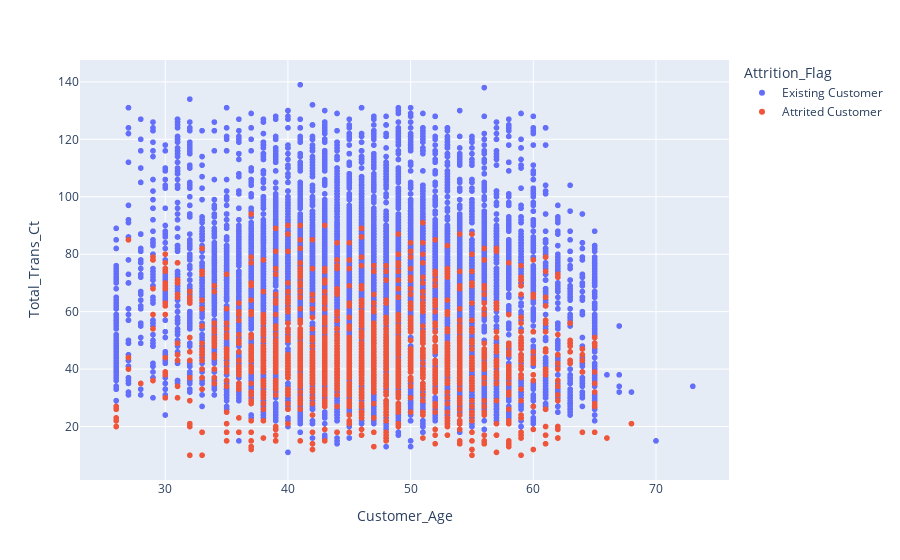
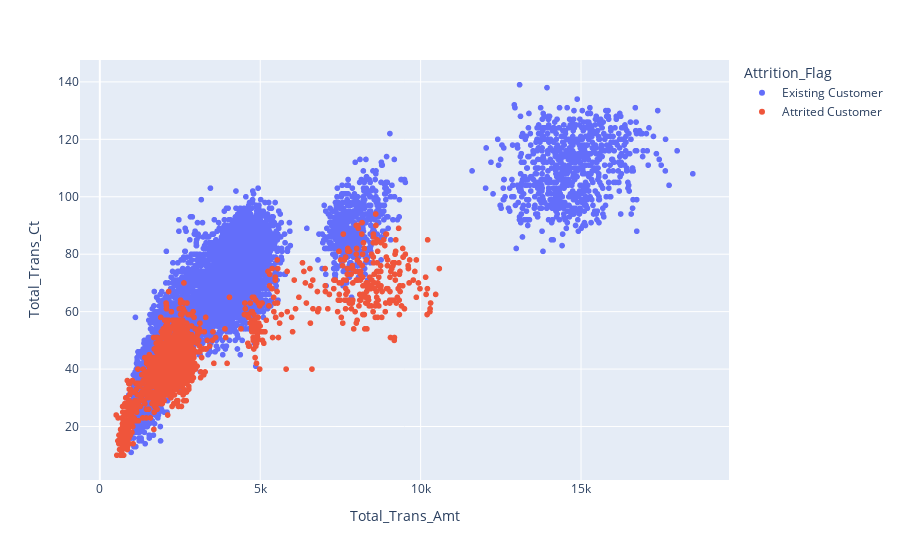
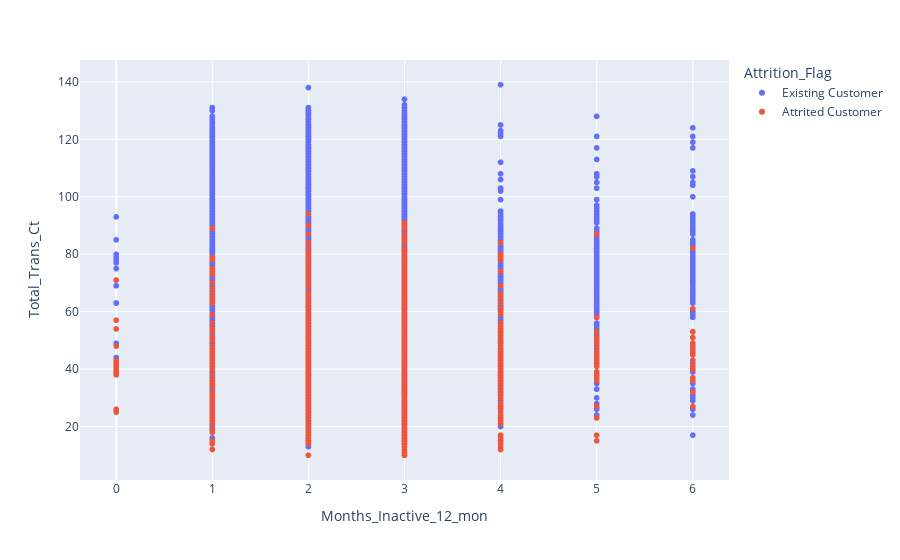
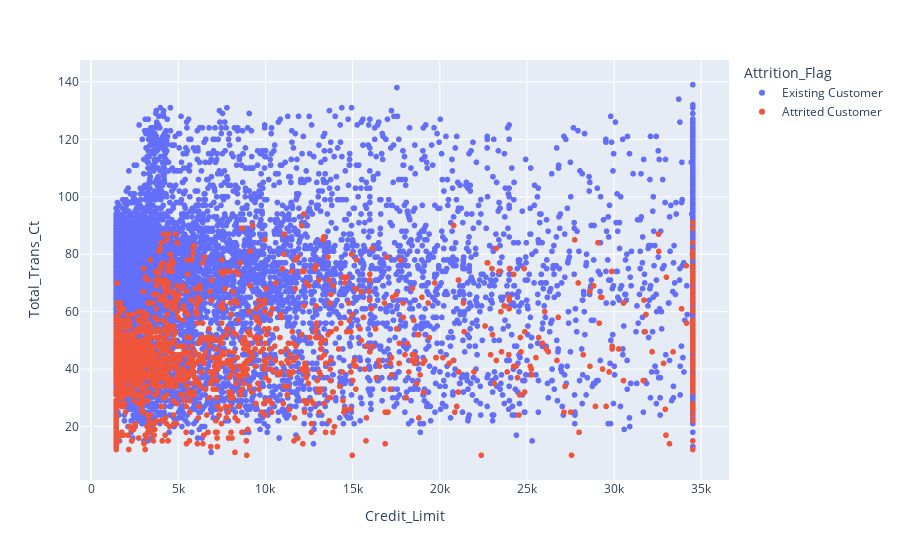

These figures' notebook cell, in order:
### Code cell
# using plotly express for interactive plots
for col in ["Customer_Age", "Total_Trans_Amt", "Months_Inactive_12_mon", "Credit_Limit"]:
    fig = px.scatter(df_frequency,
                     x=col,
                     y="Total_Trans_Ct",
                     color="Attrition_Flag")
    fig.show()

### Figure 1 — Plotly figure (JSON) as saved in the notebook; plotly's stock layout.template omitted (floating-point values rounded to 4 significant figures; data arrays with more than 128 entries replaced by an {"elided": "..."} marker saying what was removed)
{"data": [{"hovertemplate": "Attrition_Flag=Existing Customer<br>Customer_Age=%{x}<br>Total_Trans_Ct=%{y}<extra></extra>", "legendgroup": "Existing Customer", "marker": {"color": "#636efa", "symbol": "circle"}, "mode": "markers", "name": "Existing Customer", "showlegend": true, "type": "scattergl", "x": {"elided": "8500 int values"}, "xaxis": "x", "y": {"elided": "8500 int values"}, "yaxis": "y"}, {"hovertemplate": "Attrition_Flag=Attrited Customer<br>Customer_Age=%{x}<br>Total_Trans_Ct=%{y}<extra></extra>", "legendgroup": "Attrited Customer", "marker": {"color": "#EF553B", "symbol": "circle"}, "mode": "markers", "name": "Attrited Customer", "showlegend": true, "type": "scattergl", "x": {"elided": "1627 int values"}, "xaxis": "x", "y": {"elided": "1627 int values"}, "yaxis": "y"}], "layout": {"legend": {"title": {"text": "Attrition_Flag"}, "tracegroupgap": 0}, "margin": {"t": 60}, "xaxis": {"anchor": "y", "domain": [0, 1], "title": {"text": "Customer_Age"}}, "yaxis": {"anchor": "x", "domain": [0, 1], "title": {"text": "Total_Trans_Ct"}}}}

### Figure 2 — Plotly figure (JSON) as saved in the notebook; plotly's stock layout.template omitted (floating-point values rounded to 4 significant figures; data arrays with more than 128 entries replaced by an {"elided": "..."} marker saying what was removed)
{"data": [{"hovertemplate": "Attrition_Flag=Existing Customer<br>Total_Trans_Amt=%{x}<br>Total_Trans_Ct=%{y}<extra></extra>", "legendgroup": "Existing Customer", "marker": {"color": "#636efa", "symbol": "circle"}, "mode": "markers", "name": "Existing Customer", "showlegend": true, "type": "scattergl", "x": {"elided": "8500 int values"}, "xaxis": "x", "y": {"elided": "8500 int values"}, "yaxis": "y"}, {"hovertemplate": "Attrition_Flag=Attrited Customer<br>Total_Trans_Amt=%{x}<br>Total_Trans_Ct=%{y}<extra></extra>", "legendgroup": "Attrited Customer", "marker": {"color": "#EF553B", "symbol": "circle"}, "mode": "markers", "name": "Attrited Customer", "showlegend": true, "type": "scattergl", "x": {"elided": "1627 int values"}, "xaxis": "x", "y": {"elided": "1627 int values"}, "yaxis": "y"}], "layout": {"legend": {"title": {"text": "Attrition_Flag"}, "tracegroupgap": 0}, "margin": {"t": 60}, "xaxis": {"anchor": "y", "domain": [0, 1], "title": {"text": "Total_Trans_Amt"}}, "yaxis": {"anchor": "x", "domain": [0, 1], "title": {"text": "Total_Trans_Ct"}}}}

### Figure 3 — Plotly figure (JSON) as saved in the notebook; plotly's stock layout.template omitted (floating-point values rounded to 4 significant figures; data arrays with more than 128 entries replaced by an {"elided": "..."} marker saying what was removed)
{"data": [{"hovertemplate": "Attrition_Flag=Existing Customer<br>Months_Inactive_12_mon=%{x}<br>Total_Trans_Ct=%{y}<extra></extra>", "legendgroup": "Existing Customer", "marker": {"color": "#636efa", "symbol": "circle"}, "mode": "markers", "name": "Existing Customer", "showlegend": true, "type": "scattergl", "x": {"elided": "8500 int values"}, "xaxis": "x", "y": {"elided": "8500 int values"}, "yaxis": "y"}, {"hovertemplate": "Attrition_Flag=Attrited Customer<br>Months_Inactive_12_mon=%{x}<br>Total_Trans_Ct=%{y}<extra></extra>", "legendgroup": "Attrited Customer", "marker": {"color": "#EF553B", "symbol": "circle"}, "mode": "markers", "name": "Attrited Customer", "showlegend": true, "type": "scattergl", "x": {"elided": "1627 int values"}, "xaxis": "x", "y": {"elided": "1627 int values"}, "yaxis": "y"}], "layout": {"legend": {"title": {"text": "Attrition_Flag"}, "tracegroupgap": 0}, "margin": {"t": 60}, "xaxis": {"anchor": "y", "domain": [0, 1], "title": {"text": "Months_Inactive_12_mon"}}, "yaxis": {"anchor": "x", "domain": [0, 1], "title": {"text": "Total_Trans_Ct"}}}}

### Figure 4 — Plotly figure (JSON) as saved in the notebook; plotly's stock layout.template omitted (floating-point values rounded to 4 significant figures; data arrays with more than 128 entries replaced by an {"elided": "..."} marker saying what was removed)
{"data": [{"hovertemplate": "Attrition_Flag=Existing Customer<br>Credit_Limit=%{x}<br>Total_Trans_Ct=%{y}<extra></extra>", "legendgroup": "Existing Customer", "marker": {"color": "#636efa", "symbol": "circle"}, "mode": "markers", "name": "Existing Customer", "showlegend": true, "type": "scattergl", "x": {"elided": "8500 float values"}, "xaxis": "x", "y": {"elided": "8500 int values"}, "yaxis": "y"}, {"hovertemplate": "Attrition_Flag=Attrited Customer<br>Credit_Limit=%{x}<br>Total_Trans_Ct=%{y}<extra></extra>", "legendgroup": "Attrited Customer", "marker": {"color": "#EF553B", "symbol": "circle"}, "mode": "markers", "name": "Attrited Customer", "showlegend": true, "type": "scattergl", "x": {"elided": "1627 float values"}, "xaxis": "x", "y": {"elided": "1627 int values"}, "yaxis": "y"}], "layout": {"legend": {"title": {"text": "Attrition_Flag"}, "tracegroupgap": 0}, "margin": {"t": 60}, "xaxis": {"anchor": "y", "domain": [0, 1], "title": {"text": "Credit_Limit"}}, "yaxis": {"anchor": "x", "domain": [0, 1], "title": {"text": "Total_Trans_Ct"}}}}
